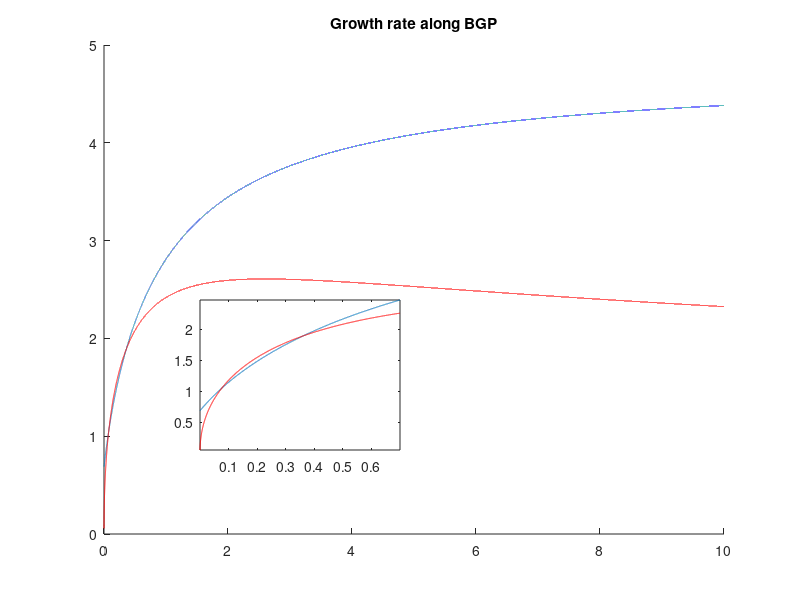
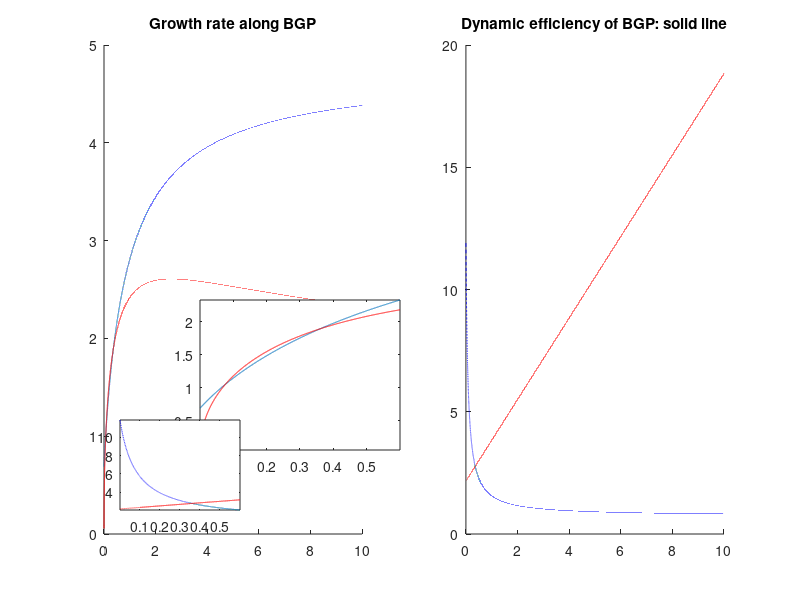
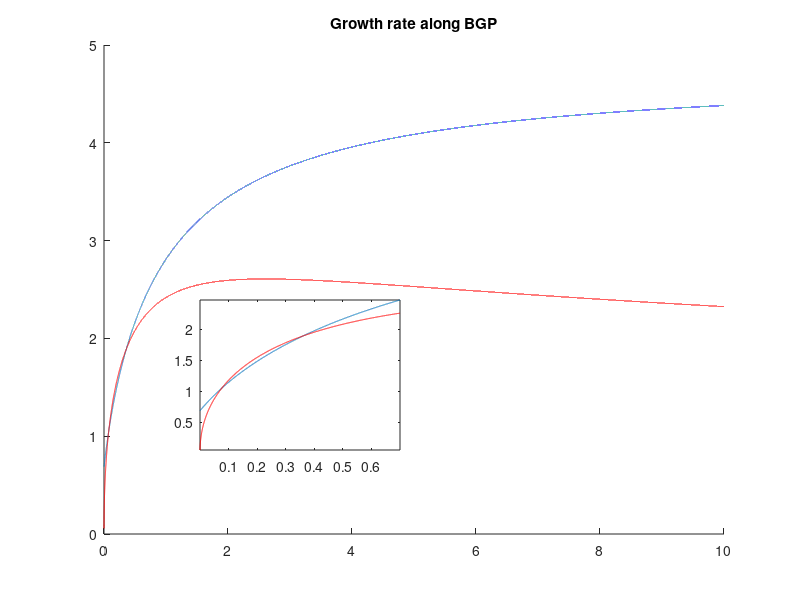
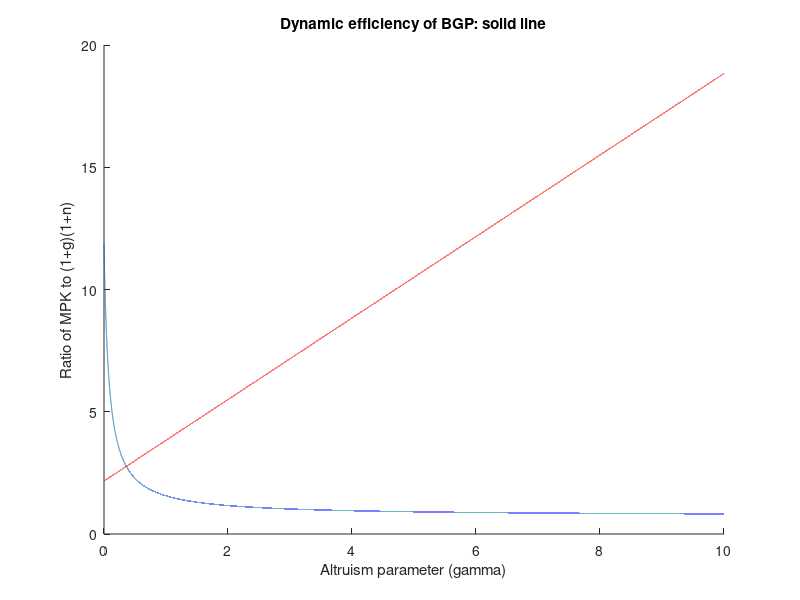

Recreate these plots in MATLAB, in order.
% Boldrin-Montes model with family altruism (Dec 1, 2019)
% Written by Michael Hatcher (m.c.hatcher@soton.ac.uk)

clc
clear
close all

A = 10; B = 2.5;
A1 = 10; B1 = 2.5;
betta = 0.30;
deltta = 2/3;
gama = 0.15;
mu = 1; zetta = 0.60;
n = 0.5;

k_init = 1;
h_init = 1;

ngama = 80000;
gama_max = 10;

for j = 1:ngama
    
    gama = gama_max*j/ngama;
    gama_vec(j) = gama;
    
    %Complete markets

coef_k(j) = A*(1-deltta)*(deltta*betta*(1-zetta) + gama)/( (1-deltta*(1-zetta))*(1+betta+gama) );

coef_h(j) = ( A*B^(1/zetta)*zetta*deltta*(deltta*betta*(1-zetta) + gama)/( (1-deltta*(1-zetta))*(1+betta+gama)*(1+n) ) )^zetta;

xstar(j) = (coef_k(j)/ ((1+n)*coef_h(j)) )^(1/(deltta+zetta*(1-deltta)));

Gstar(j) = (coef_k(j)/(1+n))*xstar(j)^(-deltta);

Gstar_check(j) = (coef_k(j)/(1+n))^( zetta*(1-deltta)/(deltta+zetta*(1-deltta)) )*coef_h(j)^(deltta/(deltta+zetta*(1-deltta)));

Ratio(j) = (1-deltta)*A*xstar(j)^(-deltta)/(Gstar(j)*(1+n));

Ratio_check(j) = (1-deltta)/coef_k(j)/A;

Gstar_ann(j) = 100*(Gstar(j)^(1/30) - 1);

Line(j) = Ratio(j);

if Ratio(j) >= 1 && gama_vec(j) < deltta*zetta*betta 
    %Line(j) = Ratio(j);
    Line(j) = NaN;
end

if Ratio(j) < 1 
    Line(j) = NaN;
end

if gama_vec(j) >= deltta*zetta*betta  && Ratio(j) > gama_vec(j)/(deltta*zetta*betta) || Ratio(j) <1
    Line(j) = NaN;
end

Line1(j) = NaN;

if Ratio(j) >= 1 && gama_vec(j) < deltta*zetta*betta 
    %Line1(j) = NaN;
    Line1(j) = Ratio(j);
end

if Ratio(j) < 1 
    Line1(j) = Ratio(j);
end

if gama_vec(j) >= deltta*zetta*betta  && Ratio(j) > gama_vec(j)/(deltta*zetta*betta)  || Ratio(j) <1
    Line1(j) = Ratio(j);
end

    %Incomplete markets
    
coef_k_ic(j) = A1*betta*deltta/( (1+betta+gama) );

coef_h_ic(j) = ( A1*B1^(1/zetta)*gama*deltta/ ( (1+betta+gama)*(1+n) ) )^zetta;

xstar_ic(j) = (coef_k_ic(j)/ ((1+n)*coef_h_ic(j)) )^(1/(deltta+zetta*(1-deltta)));

Gstar_ic(j) = (coef_k_ic(j)/(1+n))*xstar_ic(j)^(-deltta);

Gstar_check_ic(j) = (coef_k_ic(j)/(1+n))^( zetta*(1-deltta)/(deltta+zetta*(1-deltta)) )*coef_h_ic(j)^(deltta/(deltta+zetta*(1-deltta))); 

Ratio_ic(j) = (1-deltta)*A1*xstar_ic(j)^(-deltta)/(Gstar_ic(j)*(1+n));

Ratio_ic_check(j) = (1-deltta)/coef_k_ic(j)/A1;

Gstar_ann_ic(j) = 100*(Gstar_ic(j)^(1/30) - 1);

gama1 = ( betta*deltta - (1-deltta)*(1+betta) )/(1-deltta);
gama2 = zetta*(1-deltta*(1+betta))/(1-zetta*(1-deltta));

Line2(j) = Ratio_ic(j);

if gama_vec(j) < max(gama1,gama2) 
    %Line2(j) = Ratio_ic(j);
    Line2(j) = NaN;
end

if Ratio_ic(j) < 1 
    Line2(j) = NaN;
end

if gama_vec(j) >= max(gama1,gama2)  
    Line2(j) = Ratio_ic(j);
end

Line3(j) = NaN;

if gama_vec(j) < max(gama1,gama2) 
    Line3(j) = Ratio_ic(j);
end

if Ratio_ic(j) < 1 
    Line3(j) = Ratio_ic(j);
end

if gama_vec(j) >= max(gama1,gama2)   
    Line3(j) = NaN;
end

end

figure(1)
title('Growth rate along BGP')
hold on,
plot(gama_vec, Gstar), hold on, 
plot(gama_vec, Gstar_ic, 'r')
axes('position', [0.25,0.25,0.25,0.25])
box on
your_index = gama_vec > 0 & gama_vec <= 0.7;
hold on, 
plot(gama_vec(your_index), Gstar(your_index)), plot(gama_vec(your_index), Gstar_ic(your_index), 'r')
axis tight

figure(2)
%title('Growth rate along BGP')
hold on,
subplot(1,2,1)
title('Growth rate along BGP')
hold on,
plot(gama_vec, Gstar), hold on, 
plot(gama_vec, Gstar_ic, 'r')
axes('position', [0.25,0.25,0.25,0.25])
hold on, box on
your_index = gama_vec >= 0 & gama_vec <= 0.6;
hold on, 
plot(gama_vec(your_index), Gstar(your_index)), plot(gama_vec(your_index), Gstar_ic(your_index), 'r')
axis tight
subplot(1,2,2)
title('Dynamic efficiency of BGP: solid line')
hold on,
plot(gama_vec, Line), hold on, 
plot(gama_vec, Line2, 'r'), hold on,
plot(gama_vec, Line1, '--b'), hold on, 
plot(gama_vec, Line3, '--r')
axes('position', [0.15,0.15,0.15,0.15])
hold on, box on
your_index2 = gama_vec >= 0 & gama_vec <= 0.6;
hold on, 
plot(gama_vec(your_index2), Line(your_index2)), plot(gama_vec(your_index2), Line2(your_index2), 'r'), hold on,
plot(gama_vec(your_index2), Line1(your_index2), '--b'), plot(gama_vec(your_index2), Line3(your_index2), '--r')
axis tight
hold off

figure(3)
title('Growth rate along BGP')
hold on,
plot(gama_vec, Gstar), hold on, 
plot(gama_vec, Gstar_ic, 'r')
axes('position', [0.25,0.25,0.25,0.25])
box on
your_index = gama_vec > 0 & gama_vec <= 0.7;
hold on, 
plot(gama_vec(your_index), Gstar(your_index)), plot(gama_vec(your_index), Gstar_ic(your_index), 'r')
axis tight

%%Check
%figure(2)
%hold on,
%plot(gama_vec, Gstar_check), plot(gama_vec, Gstar_check_ic, 'r')
%hold off

figure(4)
title('Dynamic efficiency of BGP: solid line')
hold on,
plot(gama_vec, Ratio), plot(gama_vec, Ratio_ic, 'r')
xlabel('Altruism parameter (gamma)')
ylabel('Ratio of MPK to (1+g)(1+n)')
hold off

figure(5)
plot(gama_vec, Line), hold on, plot(gama_vec, Line1, '--r'), hold on, plot(gama_vec, Line2, 'g'), hold on, plot(gama_vec, Line3, '--y'), 
